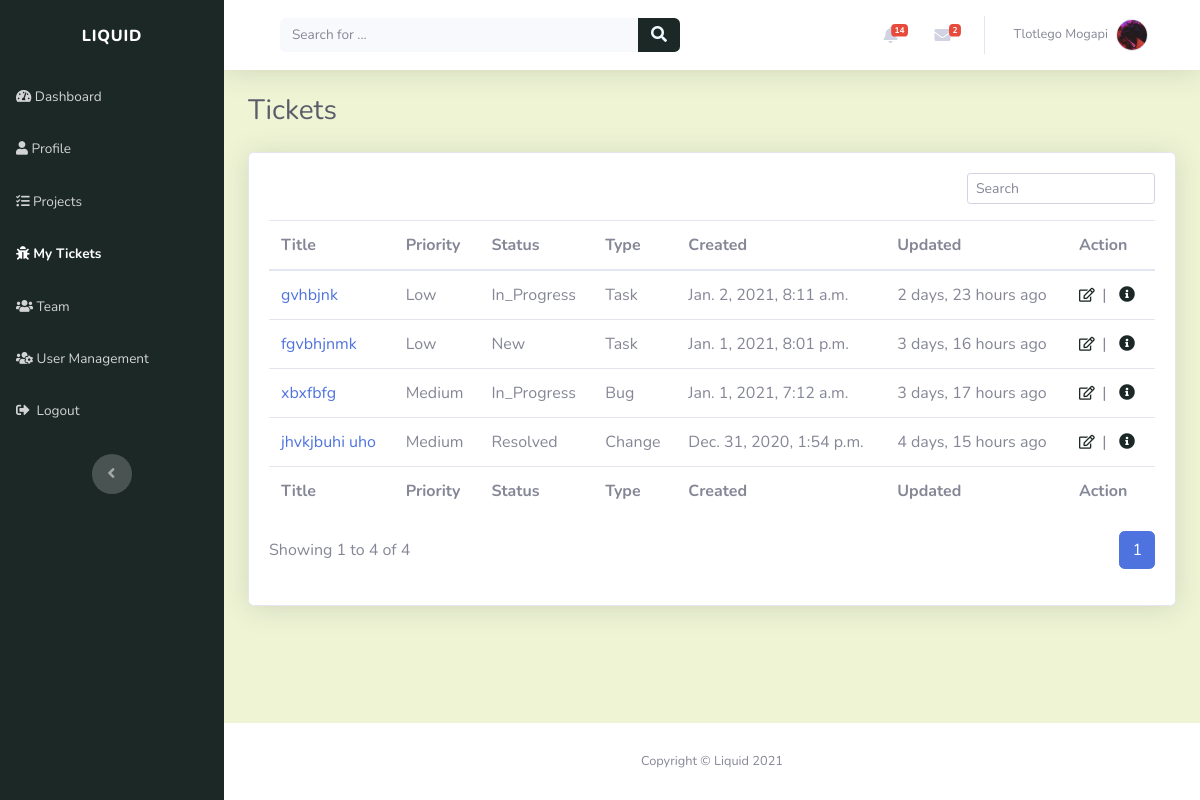
/tickets/ (signed in), run on an earlier commit of the app's database.
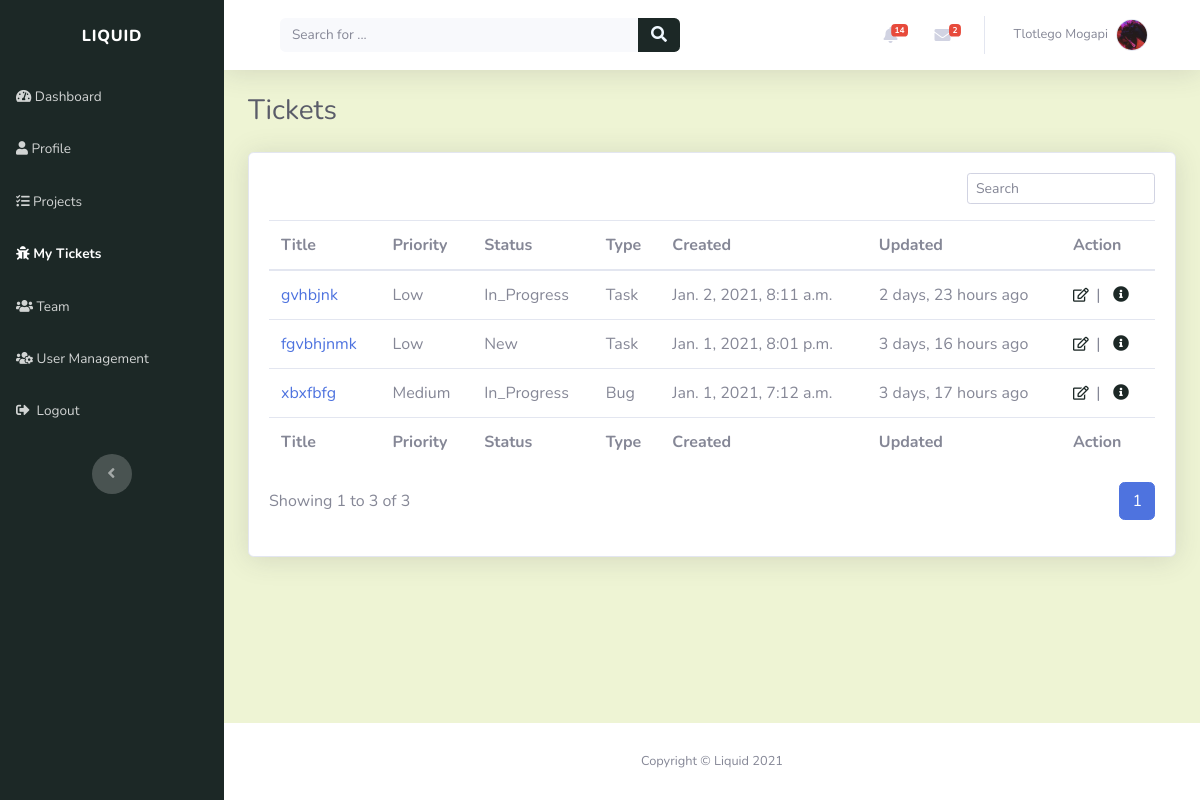
And on a later commit of the database.
### tickets/models.py (models this page shows, shortened)
class Ticket(models.Model):
    TICKET_PRIORITY = (
        ('LOW', 'Low'),
        ('MEDIUM', 'Medium'),
        ('HIGH', 'High'),
    )
    TICKET_STATUS = (
        ('NEW', 'New'),
        ('IN_PROGRESS', 'In Progress'),
        ('RESOLVED', 'Resolved'),
    )
    TICKET_TYPE = (
        ('TASK', 'Task'),
        ('BUG', 'Bug'),
        ('CHANGE', 'Change'),
        ('FEATURE', 'Feature request')
    )
    title = models.CharField(max_length=50)
    description = models.CharField(max_length=200)
    created_by = models.ForeignKey(Profile, on_delete=models.CASCADE)
    project = models.ForeignKey(Project, related_name="tickets", on_delete=models.CASCADE)
    created_on = models.DateTimeField(verbose_name="created_on", auto_now_add=True)
    updated = models.DateTimeField(verbose_name="date updated", auto_now=True)
    priority = models.CharField(max_length=12, choices=TICKET_PRIORITY, default='LOW')
    status = models.CharField(max_length=12, choices=TICKET_STATUS, default='NEW')
    class_type = models.CharField(max_length=12, choices=TICKET_TYPE, default='TASK')
    slug = models.SlugField(unique=True, blank=True)

### tickets/views.py (the view)
# urls.py: path('', views.tickets_view, name="tickets_page"),
@login_required(login_url='login_page')
def tickets_view(request):
    context = {}
    user = request.user
    user_profile = get_object_or_404(Profile, user=user)
    tickets = get_user_tickets(user_profile)
    page = request.GET.get('page', 1)
    tickets_paginator = Paginator(tickets, TICKETS_PER_PAGE)
    try:
        tickets = tickets_paginator.page(page)
    except PageNotAnInteger:
        tickets = tickets_paginator.page(TICKETS_PER_PAGE)
    except EmptyPage:
        tickets = tickets_paginator.page(tickets.num_pages)
    context['user_tickets'] = tickets
    return render(request, "tickets/tickets.html", context)

### index/custom_processors.py (called while the page is built)
def profile_processor(request):
    if request.user.is_authenticated:
        user = request.user
        user_profile = get_object_or_404(Profile, user=user)
        user_messages = DirectMessage.objects.filter(receiver=user_profile).filter(status='UNREAD').order_by('-created_on')[:5]
        user_alerts = Alert.objects.filter(user=user_profile).filter(status='UNREAD').order_by('-created_on')[:5]
        return {'profile': user_profile, 'direct_messages': user_messages, 'alerts': user_alerts}
    else:
        return{}

### tickets/views.py (called while the page is built, shortened)
def get_user_tickets(user_profile):
    manager_project_roles = ProjectRole.objects.filter(user = user_profile).filter(user_role = "Project Manager")
    submitter_project_roles = ProjectRole.objects.filter(user = user_profile).filter(user_role = "Submitter")
    if user_profile.user.is_admin:
        tickets = Ticket.objects.all().order_by('-created_on')
    else:
        user_tickets_assignments = TicketAssignee.objects.filter(user=user_profile).order_by('-created_on')
        tickets = [assignment.ticket for assignment in user_tickets_assignments]
    return tickets

### tickets/templates/tickets/tickets.html (shortened to what this page needs)
{% extends "index/header.html" %}
{% block content %}
<div class="d-sm-flex justify-content-between align-items-center mb-4">
	<h3 class="text-dark mb-0">Tickets</h3>
</div>
<div class="card shadow">
	<div class="card-body">
		<div class="row">
			<div class="col-md-12">
				<div class="text-md-right dataTables_filter" id="dataTable_filter">
					<label
						><input
							type="search"
							class="form-control form-control-sm"
							aria-controls="dataTable"
							placeholder="Search"
					/></label>
				</div>
			</div>
		</div>
		{% if user_tickets %}
		<div class="table-responsive table mt-2" id="dataTable" role="grid" aria-describedby="dataTable_info">
			<table class="table my-0" id="dataTable" aria-describedby="projects">
				<thead>
					{% include "tickets/snippets/table_header.html" %}
				</thead>
				<tbody>
					{% for ticket in user_tickets %} {% include "tickets/snippets/ticket.html" %} {%endfor%}
				</tbody>
				<tfoot>
					{% include "tickets/snippets/table_header.html" %}
				</tfoot>
			</table>
		</div>
		{% include "tickets/snippets/pagination.html" with tickets=user_tickets %} {% else %}
		<div style="padding-top: 20px" class="text-center">
			<p><strong>You have no tickets.</strong></p>
		</div>
		{% endif %}
	</div>
</div>
{% endblock %}

### tickets/templates/tickets/snippets/ticket.html
<tr style="white-space: nowrap">
	<td><a href="{% url 'view_ticket' ticket.slug %}">{{ ticket.title | truncatechars:40 }}</a></td>
	<td>{{ ticket.priority|title }}</td>
	<td>{{ ticket.status|title }}</td>
	<td>{{ ticket.class_type|title }}</td>
	<td>{{ ticket.created_on }}</td>
	<td>{{ ticket.updated|timesince }} ago</td>
	<td>{% include "tickets/snippets/ticket_action.html" %}</td>
</tr>

### tickets/templates/tickets/snippets/ticket_action.html
<a role="button" href="{% url 'edit_ticket' ticket.slug %}" style="color: rgb(28, 40, 38)" title="Edit"
	><em class="far fa-edit fa-sm">&nbsp</em></a
>
|&nbsp&nbsp
<a role="button" href="{% url 'view_ticket' ticket.slug %}" style="color: rgb(28, 40, 38)" title="More information"
	><em class="fa fa-info-circle">&nbsp</em></a
>

What changed in the data, as far as the page shows it:
removed Ticket: title "jhvkjbuhi uho", priority "Medium", status "Resolved", class_type "Change", created_on "Dec. 31, 2020, 1:54 p.m.", updated "4 days, 15 hours"
Also different on the page:
{{ tickets.end_index }}: "4" → "3"
{{ tickets.paginator.count }}: "4" → "3"
